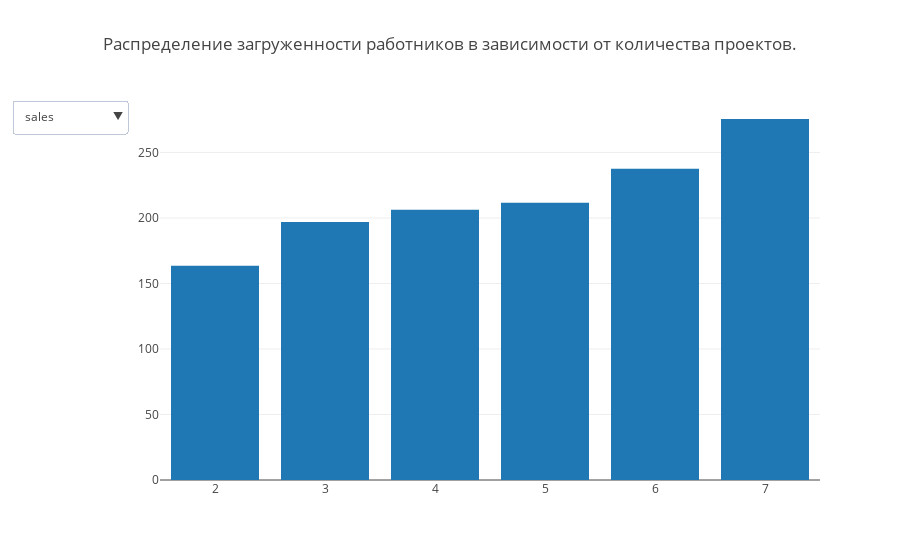

Write notebook code for a chart like this one.
### Code cell
plotly_dropdown_line_plots(sales_avg_hours, title = 'Распределение загруженности работников в зависимости от количества проектов.')

### Figure 1 — Plotly figure (JSON) as saved in the notebook; plotly's stock layout.template omitted (floating-point values rounded to 4 significant figures)
{"data": [{"name": "average_montly_hours", "type": "bar", "uid": "022eff9b-8412-41aa-9c28-42b6dc2cb697", "visible": true, "x": [2, 3, 4, 5, 6, 7], "y": [163.5, 196.8, 206.2, 211.7, 237.6, 275.5]}, {"name": "average_montly_hours", "type": "bar", "uid": "9969121f-d5a2-42f3-93d9-b3e1d691a191", "visible": false, "x": [2, 3, 4, 5, 6, 7], "y": [158.8, 197.5, 204.1, 210.1, 249.1, 269.3]}, {"name": "average_montly_hours", "type": "bar", "uid": "732bdd4f-00fe-4998-a330-f8580ef299ae", "visible": false, "x": [2, 3, 4, 5, 6, 7], "y": [152.0, 198.5, 207.4, 207.4, 246.6, 293.2]}, {"name": "average_montly_hours", "type": "bar", "uid": "6910ee5c-02ee-4cce-9e8f-a2998d13b6f6", "visible": false, "x": [2, 3, 4, 5, 6, 7], "y": [160.0, 197.7, 204.3, 211.5, 244.6, 273.4]}, {"name": "average_montly_hours", "type": "bar", "uid": "301df69c-2071-41c7-8423-e874d9ab67bc", "visible": false, "x": [2, 3, 4, 5, 6, 7], "y": [156.8, 197.1, 205.9, 213.6, 239.7, 273.4]}, {"name": "average_montly_hours", "type": "bar", "uid": "3f1df201-4ee9-4cba-a500-8f09996ea7dc", "visible": false, "x": [2, 3, 4, 5, 6, 7], "y": [171.2, 202.1, 203.5, 203.0, 218.2, 266.1]}, {"name": "average_montly_hours", "type": "bar", "uid": "503ef21f-f835-4b4b-a178-7a54010477b1", "visible": false, "x": [2, 3, 4, 5, 6, 7], "y": [159.8, 196.3, 204.5, 216.9, 241.3, 291.8]}, {"name": "average_montly_hours", "type": "bar", "uid": "b4cfb853-8aeb-4857-85a0-bfe74d2bb7ee", "visible": false, "x": [2, 3, 4, 5, 6, 7], "y": [164.8, 199.7, 200.9, 211.2, 226.1, 282.8]}, {"name": "average_montly_hours", "type": "bar", "uid": "bf946314-cef3-48be-bf69-5c4c522e2525", "visible": false, "x": [2, 3, 4, 5, 6, 7], "y": [155.3, 200.4, 205.6, 211.1, 242.2, 276.9]}, {"name": "average_montly_hours", "type": "bar", "uid": "aaae5981-a49e-43b4-ba1e-b64c40243392", "visible": false, "x": [2, 3, 4, 5, 6, 7], "y": [158.4, 193.6, 205.8, 217.0, 218.3, 263.5]}], "layout": {"title": "Распределение загруженности работников в зависимости от количества проектов.", "updatemenus": [{"buttons": [{"args": ["visible", [true, false, false, false, false, false, false, false, false, false]], "label": "sales", "method": "restyle"}, {"args": ["visible", [false, true, false, false, false, false, false, false, false, false]], "label": "accounting", "method": "restyle"}, {"args": ["visible", [false, false, true, false, false, false, false, false, false, false]], "label": "hr", "method": "restyle"}, {"args": ["visible", [false, false, false, true, false, false, false, false, false, false]], "label": "technical", "method": "restyle"}, {"args": ["visible", [false, false, false, false, true, false, false, false, false, false]], "label": "support", "method": "restyle"}, {"args": ["visible", [false, false, false, false, false, true, false, false, false, false]], "label": "management", "method": "restyle"}, {"args": ["visible", [false, false, false, false, false, false, true, false, false, false]], "label": "IT", "method": "restyle"}, {"args": ["visible", [false, false, false, false, false, false, false, true, false, false]], "label": "product_mng", "method": "restyle"}, {"args": ["visible", [false, false, false, false, false, false, false, false, true, false]], "label": "marketing", "method": "restyle"}, {"args": ["visible", [false, false, false, false, false, false, false, false, false, true]], "label": "RandD", "method": "restyle"}], "x": -0.05, "y": 1, "yanchor": "top"}]}}
